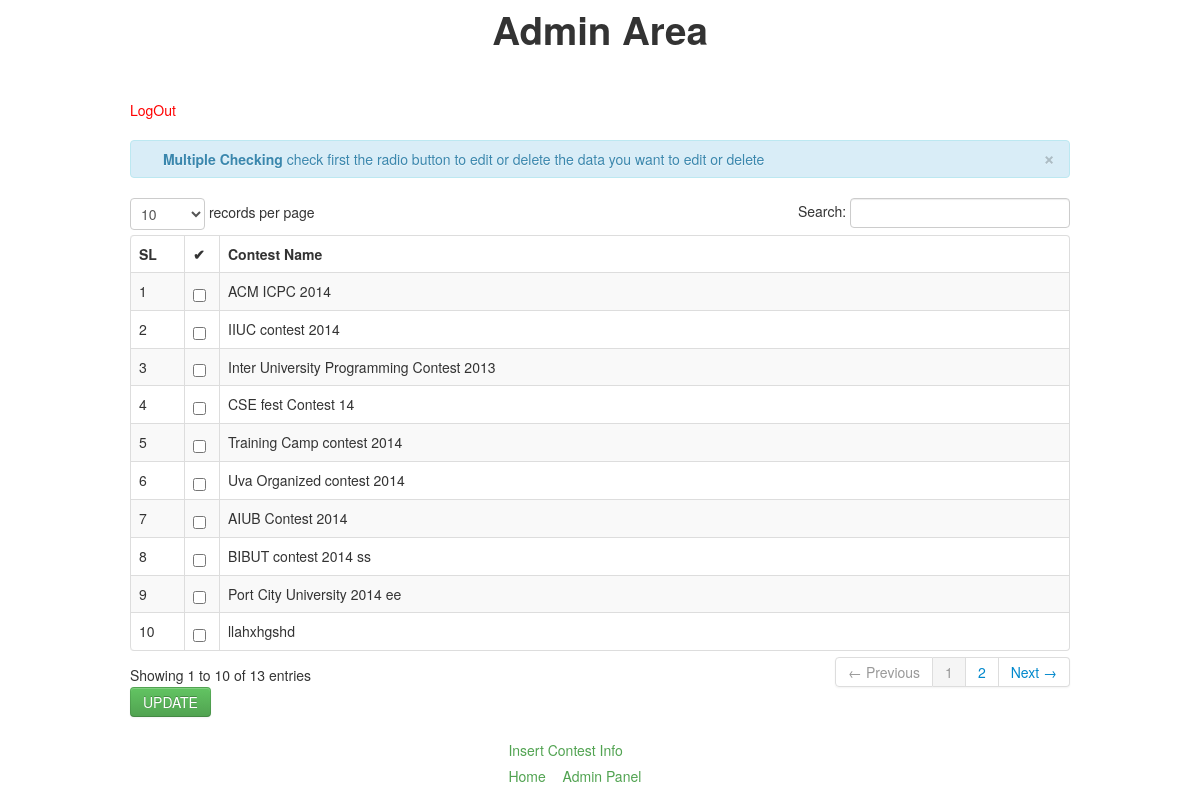
Page /StudentInfoIndex/contest_info.php on the committed database.
### tables this page shows
CREATE TABLE IF NOT EXISTS `contest_info` (
`contest_id` int(2) NOT NULL,
  `contest_name` text NOT NULL
);

### StudentInfoIndex/contest_info.php (the view, shortened to what this page needs)
<?php
include('header.php');
?>
<html>
<head>
    <h1 align="center">Admin Area</h1>
</head>
<body>
<div class="container">
<br>
<br>
<a href="admin_logout.php"><font color="red">LogOut</font></a>
<br><br>
<form name="frmUser" action="edit_contest_info.php" method="post">
                        <table cellpadding="0" cellspacing="0" border="0" class="table table-striped table-bordered" id="example">
                            <div class="alert alert-info">
                                <button type="button" class="close" data-dismiss="alert">&times;</button>
                                <strong><i class="icon-user icon-large"></i>&nbsp;Multiple Checking</strong>&nbsp;check first the radio button to edit or delete the data you want to edit or delete
                            </div>
                            <thead>
                                <tr>
                                    <th width="30">SL</th>
                                    <th width="10">&#10004;</th>
                                    <th width="720">Contest Name</th>
                                </tr>
                            </thead>
                            <tbody>
                              	<?php
                                $q="SELECT * FROM `contest_info` ORDER BY `contest_id` ASC";
							$query=mysqli_query($con_db,$q)or die(mysqli_error($con_db));
							while($row=mysqli_fetch_array($query)){
							$id=$row['contest_id'];
							?>
										<tr>
										<td>
										<input name="selector[]" type="checkbox" value="<?php echo $id; ?>">
										</td>
                                         <td><?php echo $row['contest_name'] ?></td>
                                </tr>
                         <?php
                          } ?>
                            </tbody>
                        </table>
						<button class="btn btn-success"  name="submit_mult" type="submit">
                       UPDATE
                        </button>
</form>
</div>
<div id="header">
             <a href="insert_contest_info.1.php">Insert Contest Info</a></li>
        <ul>
            <li><a href="home.php">Home</a></li>
            <li><a href="admin_page.2.php">Admin Panel</a></li>
        </ul>
</body>
</html>

### StudentInfoIndex/contest_info.php (style rules this page uses)
ul { float: left; width: 100%; padding: 0; margin: 0; list-style-type: none; }
#header a { float: left; text-decoration: none; color: #51A351; padding: 0.2em 0.6em; border-right: 1px solid bl; }
li { display: inline; }
#header { margin-left: 500px; }

### rows in the picture
contest_info: contest_name "ACM ICPC 2014"
contest_info: contest_name "IIUC contest 2014"
contest_info: contest_name "Inter University Programming Contest 2013"
contest_info: contest_name "CSE fest Contest 14"
contest_info: contest_name "Training Camp contest 2014"
contest_info: contest_name "Uva Organized contest 2014"
contest_info: contest_name "AIUB Contest 2014"
contest_info: contest_name "BIBUT contest 2014 ss"
contest_info: contest_name "Port City University 2014 ee"
contest_info: contest_name "llahxhgshd"
